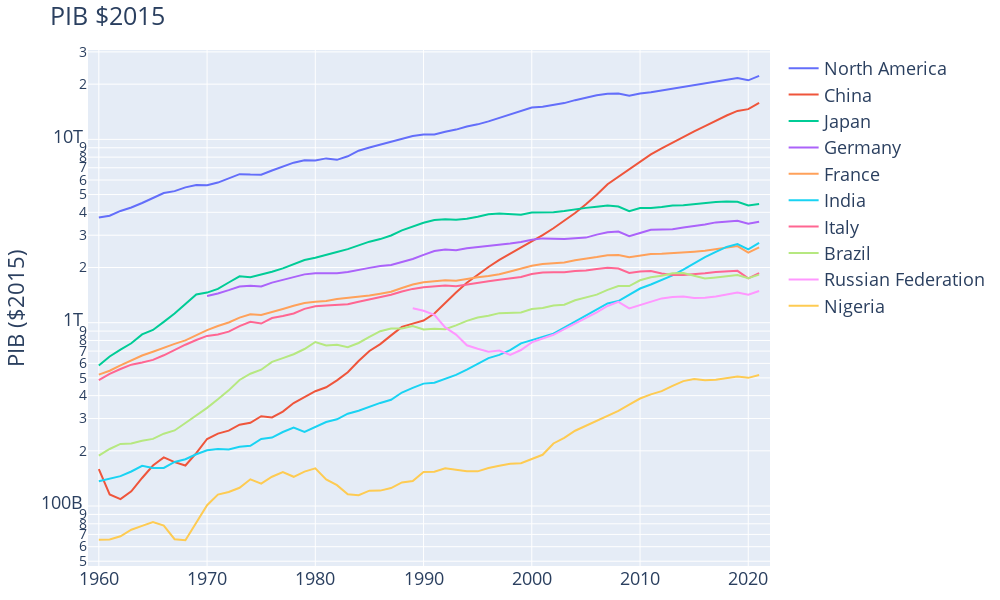

Write notebook code for a chart like this one.
### Code cell
countries = ['North America','China','Japan','Germany','France','India','Italy','Brazil','Russian Federation','Nigeria']

fig = go.Figure()

for c in countries:
    fig.add_trace(go.Scatter(x=data['U.S. dollars 2015'].index,
                             y=data['U.S. dollars 2015'][c],name=c))

fig.update_layout(title="PIB $2015",
                  yaxis_title='PIB ($2015)',
                  xaxis=dict(range=['1959-01-01','2022-01-03']),
                  yaxis=dict(type='log'),
                  width=1000,height=600,font=dict(size=18),
                  margin={"r": 10, "t": 50, "l": 10, "b": 10})


fig.show()
